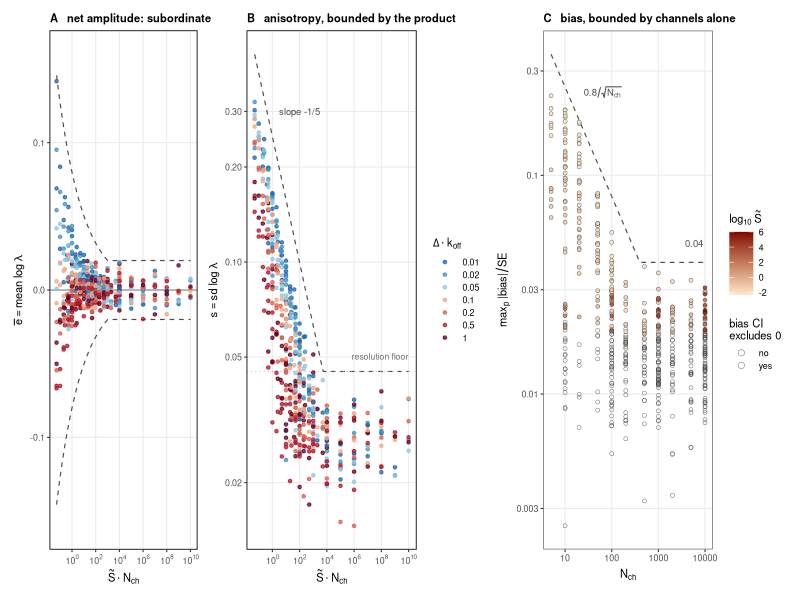
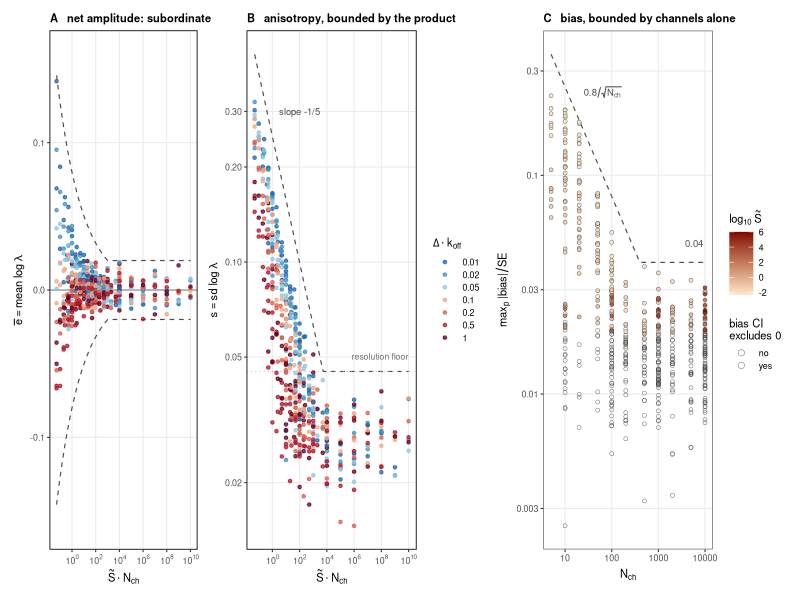

The R script that drew these images, in order:
setwd("/home/lmoffatt/Code/macro_dr/macro_dr/projects/eLife_2025/figures/in_progress/ir_reliability_20260828")
# IR reliability bounds — three panels from the 560 sim-anchored battery cells.
# A: net amplitude ebar (signed)  vs S~*Nch  -> |ebar| <= s everywhere; envelope +-0.08 x^-0.2
# B: anisotropy s                 vs S~*Nch  -> envelope 0.25 x^-0.2, floor 0.045
# C: worst-parameter |bias|/SE    vs Nch     -> envelope max(0.8/sqrt(N), 0.04); open = CI includes 0
suppressPackageStartupMessages({library(dplyr);library(tidyr);library(ggplot2);library(patchwork)})
d <- read.csv("digest/ir_collapse_cells.csv") |> filter(anchor=="sim") |>
  mutate(S=0.1*z, x=S*nch,
         dlab = factor(sprintf("%.2g", interval), levels=sprintf("%.2g", sort(unique(interval)))))
ci <- read.csv("digest/ir_bias_cis.csv") |>
  mutate(zp = abs(m)/se, sig = (lo>0 | hi<0)) |>
  group_by(nch, z, interval_in_tau) |> slice_max(zp, n=1, with_ties=FALSE) |>
  ungroup() |> transmute(nch, z, interval=interval_in_tau, zmax_ci=zp, sig)
dc <- d |> inner_join(ci, by=c("nch","z","interval")) |> mutate(Slab = log10(S))

EA <- function(x) pmax(0.08*x^-0.2, 0.02)
EB <- function(x) pmax(0.25*x^-0.2, 0.045)
EC <- function(n) pmax(0.8/sqrt(n), 0.04)
cat("A violations |ebar| > envelope:", sum(abs(d$ebar) > EA(d$x)), "of", nrow(d), "\n")
cat("A subordination |ebar| > aniso :", sum(abs(d$ebar) > d$aniso), "of", nrow(d), "\n")
cat("B violations  aniso > envelope:", sum(d$aniso   > EB(d$x)), "of", nrow(d), "\n")
cat("C violations SIGNIFICANT zmax > envelope:", nrow(dc |> filter(sig, zmax_ci > EC(nch))),
    "of", sum(dc$sig), "significant cells\n")

COLd <- setNames(colorRampPalette(c("#2166AC","#4393C3","#92C5DE","#F4A582","#D6604D","#B2182B","#67001F"))(nlevels(d$dlab)), levels(d$dlab))
xg <- 10^seq(log10(min(d$x)), log10(max(d$x)), length=200)
thm <- theme_bw(base_size=8, base_family="Helvetica") +
  theme(plot.title=element_text(size=8, face="bold"), legend.key.height=unit(0.32,"cm"),
        panel.grid.minor=element_blank())
XBRK <- 10^seq(-2,10,2); XLABS <- parse(text=sprintf("10^%d", seq(-2,10,2)))

pA <- ggplot(d, aes(x, ebar, colour=dlab)) +
  geom_hline(yintercept=0, colour="grey40", linewidth=.3) +
  geom_line(data=tibble(x=xg, y= EA(xg)), aes(x,y), inherit.aes=FALSE, linetype="dashed", colour="grey30", linewidth=.4) +
  geom_line(data=tibble(x=xg, y=-EA(xg)), aes(x,y), inherit.aes=FALSE, linetype="dashed", colour="grey30", linewidth=.4) +
  geom_point(size=.9, alpha=.75) +
  scale_x_log10(breaks=XBRK, labels=XLABS) +
  scale_colour_manual(values=COLd, guide="none") +
  coord_cartesian(ylim=c(-0.16,0.16)) +
  labs(title="A   net amplitude: subordinate", x=expression(tilde(S)%.%N[ch]),
       y=expression(bar(e)==mean~log~lambda)) + thm

pB <- ggplot(d, aes(x, aniso, colour=dlab)) +
  geom_line(data=tibble(x=xg, y=EB(xg)), aes(x,y), inherit.aes=FALSE, linetype="dashed", colour="grey30", linewidth=.4) +
  geom_hline(yintercept=0.045, colour="grey70", linewidth=.3, linetype="dotted") +
  geom_point(size=.9, alpha=.75) +
  scale_x_log10(breaks=XBRK, labels=XLABS) + scale_y_log10(breaks=c(0.02,0.05,0.1,0.2,0.3)) +
  scale_colour_manual(values=COLd, name=expression(Delta%.%k[off])) +
  annotate("text", x=1e10, y=0.049, label="resolution floor", size=2.2, colour="grey45", hjust=1, vjust=0) +
  annotate("text", x=3, y=0.30, label="slope -1/5", size=2.4, colour="grey30", hjust=0) +
  labs(title="B   anisotropy, bounded by the product",
       x=expression(tilde(S)%.%N[ch]), y=expression(s==sd~log~lambda)) + thm

ng <- 10^seq(log10(5), 4, length=100)
pC <- ggplot(dc, aes(nch, zmax_ci)) +
  geom_line(data=tibble(nch=ng, y=EC(ng)), aes(nch,y), inherit.aes=FALSE, linetype="dashed", colour="grey30", linewidth=.4) +
  geom_point(aes(fill=Slab, shape=sig), size=1.2, alpha=.8, colour="grey25", stroke=.25) +
  scale_shape_manual(values=c(`TRUE`=21, `FALSE`=1), name="bias CI\nexcludes 0",
                     labels=c(`TRUE`="yes",`FALSE`="no"),
                     guide=guide_legend(override.aes=list(fill=c("grey55","white"), size=2))) +
  scale_fill_gradient(low="#FEE8C8", high="#7F0000", name=expression(log[10]~tilde(S))) +
  scale_x_log10(breaks=c(10,100,1000,10000), labels=c("10","100","1000","10000")) +
  scale_y_log10(breaks=c(0.003,0.01,0.03,0.1,0.3), labels=c("0.003","0.01","0.03","0.1","0.3")) +
  annotate("text", x=25, y=0.24, label="0.8/sqrt(N[ch])", parse=TRUE, size=2.4, colour="grey30", hjust=0) +
  annotate("text", x=9000, y=0.047, label="0.04", size=2.4, colour="grey30", hjust=1, vjust=0) +
  labs(title="C   bias, bounded by channels alone",
       x=expression(N[ch]), y=expression(max[p]~"|bias|"/SE)) + thm

g <- pA + pB + pC + plot_layout(widths=c(1,1.15,1.15))
ggsave("figures/Figure_IR_reliability.pdf", g, width=7.0, height=2.7)
ggsave("figures/Figure_IR_reliability.png", g, width=7.0, height=2.7, dpi=170)
cat("written figures/Figure_IR_reliability.{pdf,png}\n")
